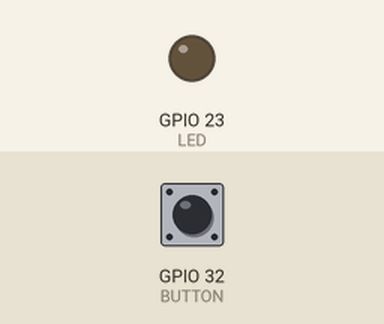
Recording of a sketch running on a simulated ESP32. Parts: output pins drawn as LEDs (lit = HIGH). The test bench sets the inputs (shaded band); at power-on: GPIO 32 (BUTTON) HIGH. What the sketch prints to the serial monitor is not drawn.

Above: at 1.2 s.
1.3 s: GPIO 32 (BUTTON) pulled LOW for 0.15 s
At 1.37 s:
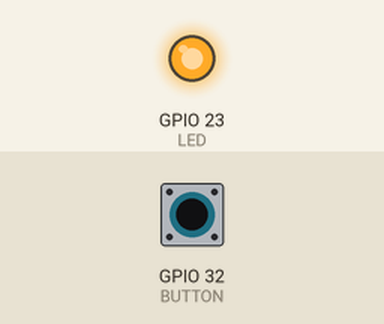
2.9 s: GPIO 32 (BUTTON) pulled LOW for 3.2 s
At 6.4 s:
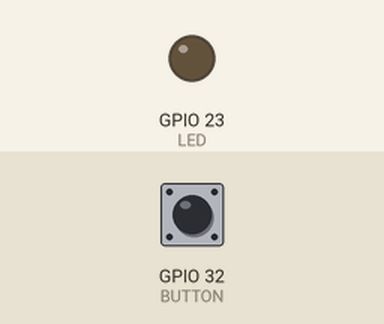
Timing chart, 0 to 7.9 s (numbered marks = the images above; inputs shaded):
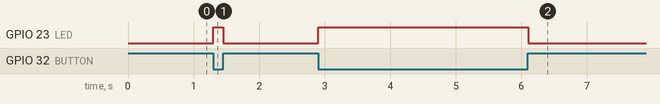

The sketch:

Lab01.ino
```cpp
#define LED     23
#define BUTTON  32

void setup() {
  pinMode(BUTTON, INPUT); // set arduino pin to input mode
  pinMode(LED, OUTPUT);  // set arduino pin to output mode
  Serial.begin(9600) ;
}


void loop() {
  if(digitalRead(BUTTON)==LOW) {
    digitalWrite(LED, HIGH);
    Serial.println("1") ;
  }

  if(digitalRead(BUTTON)==HIGH)
  {
    digitalWrite(LED, LOW) ;
    Serial.println("0") ;

  }
}
```

Measured:
- after the input at 1.3 s, GPIO 23 (LED): LOW → HIGH at once, → LOW 0.15 s later
- after the input at 2.9 s, GPIO 23 (LED): LOW → HIGH at once, → LOW 3.2 s later
